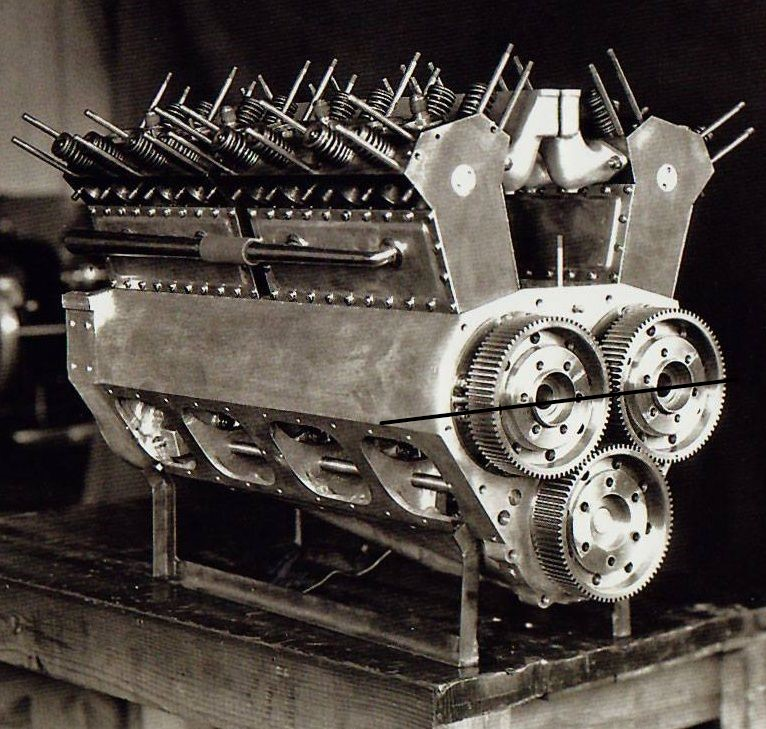
#> input picture captura.jpg, 766 x 729 px, found by its file name
$ python tp4-punto2.py
#> lines starting #> are read from the running program, lines starting #| are printed output that depends on the picture; after the words box and inside, x2 and y2 are one past the last pixel; in counts of white or black regions, pixels touching at a corner belong together
import cv2
import numpy as np
import matplotlib.pyplot as plt

def detectar_lineas(ruta_imagen, umbral_borde1=50, umbral_borde2=150, umbral_hough=200, max_lineas=None):
#> called with ruta_imagen = 'C:\\Users\\acoli\\Pictures\\Captura.jpg', umbral_borde1 = 50, umbral_borde2 = 150, umbral_hough = 200, max_lineas = 8
    img = cv2.imread(ruta_imagen)
#> img is the input picture: shape (729, 766, 3); mean B, G, R 67.4, 72.3, 79.3
    if img is None:
        raise FileNotFoundError(f"No se pudo cargar la imagen en la ruta: {ruta_imagen}")

    gris = cv2.cvtColor(img, cv2.COLOR_BGR2GRAY)
    bordes = cv2.Canny(gris, umbral_borde1, umbral_borde2, apertureSize=3)
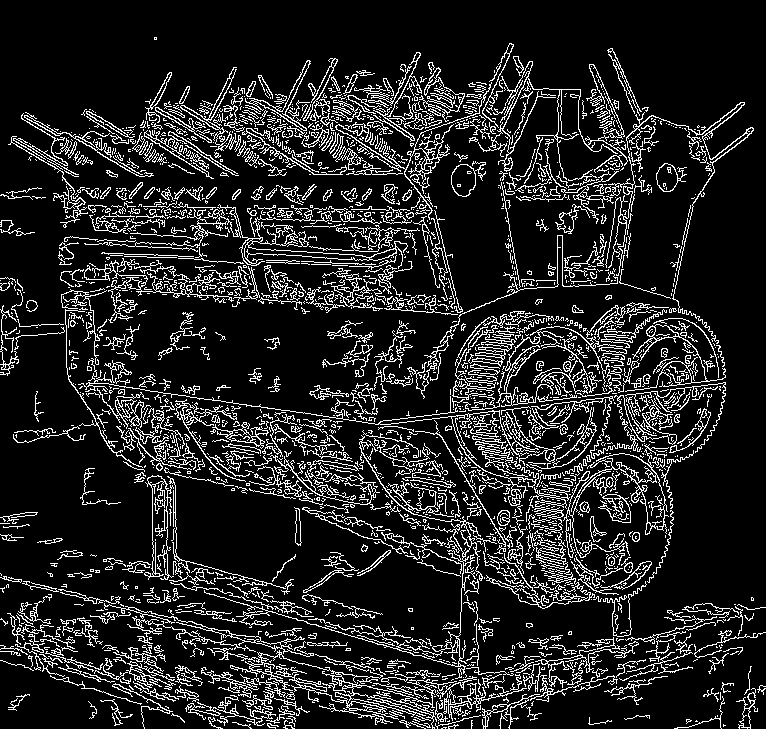
#> bordes: shape (729, 766); 14.1% white in thin lines or dots

    lineas = cv2.HoughLines(bordes, 1, np.pi / 180, umbral_hough)
#> lineas = 188 rows, first 8: [464, 1.45], [468, 1.45], [-35, 2.36], [-49, 2.36], [-153, 2.6], [-42, 2.36], [280, 1.64], [-33, 2.36]
    if lineas is None:
        print("No se detectaron líneas.")
        return img

    contador_lineas = 0
    for linea in lineas:
        if max_lineas is not None and contador_lineas >= max_lineas:
            break
        rho, theta = linea[0]
        a, b = np.cos(theta), np.sin(theta)
        x0, y0 = a * rho, b * rho
        x1, y1 = int(x0 + 1000 * (-b)), int(y0 + 1000 * (a))
        x2, y2 = int(x0 - 1000 * (-b)), int(y0 - 1000 * (a))
        cv2.line(img, (x1, y1), (x2, y2), (0, 0, 255), 2)
        contador_lineas += 1
#> this loop made 9 passes
#> (rho, theta, a, b, x0, y0, x1, y1) on passes 1 to 8: (464, 1.45, 0.122, 0.993, 56.55, 460.5, -935, 582), (468, 1.45, 0.122, 0.993, 57.03, 464.5, -935, 586), (-35, 2.36, -0.707, 0.707, 24.75, -24.75, -682, -731), (-49, 2.36, -0.707, 0.707, 34.65, -34.65, -672, -741), (-153, 2.6, -0.857, 0.515, 131.1, -78.8, -383, -935), (-42, 2.36, -0.707, 0.707, 29.7, -29.7, -677, -736), (280, 1.64, -0.0698, 0.998, -19.53, 279.3, -1017, 209), (-33, 2.36, -0.707, 0.707, 23.33, -23.33, -683, -730)
#> linea on pass 9: [[-47, 2.36]]
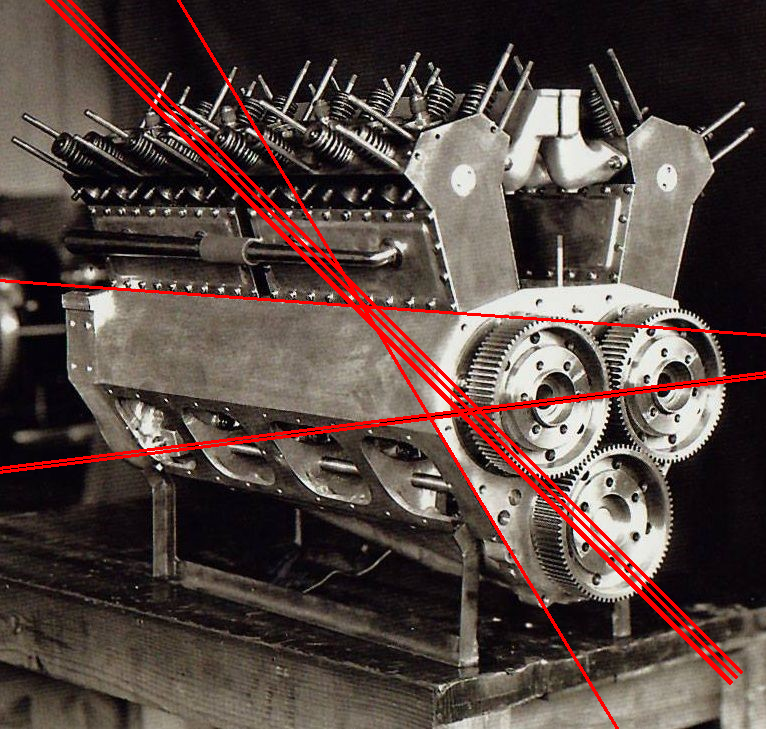
#> img: shape (729, 766, 3); 3.76% of pixels changed, all inside (x1, y1, x2, y2) = (0, 0, 766, 729)
#> after the loop, contador_lineas = 8

    plt.imshow(cv2.cvtColor(img, cv2.COLOR_BGR2RGB))
    plt.axis('off')
    plt.show()

    return img

ruta_imagen = 'C:\\Users\\acoli\\Pictures\\Captura.jpg'
detectar_lineas(ruta_imagen, max_lineas=8)
